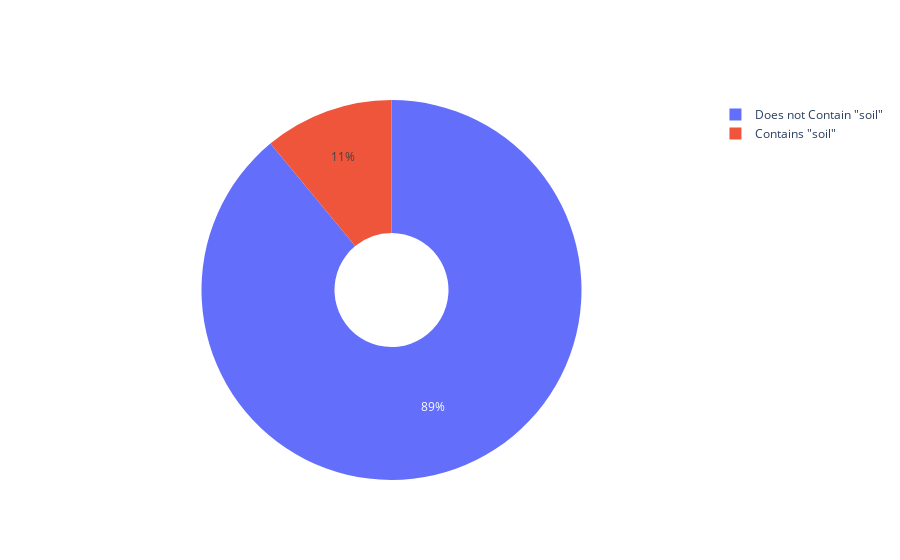

The code cell stored with this chart in its notebook:
### Code cell
fig = go.Figure(data=[go.Pie(labels=list(dict_data_for_pie.keys()), values=list(dict_data_for_pie.values()), hole=.3)])
fig.show()

### Figure 1 — Plotly figure (JSON) as saved in the notebook; plotly's stock layout.template omitted (floating-point values rounded to 4 significant figures)
{"data": [{"hole": 0.3, "labels": ["Does not Contain \"soil\"", "Contains \"soil\""], "type": "pie", "values": [89, 11]}], "layout": {}}
